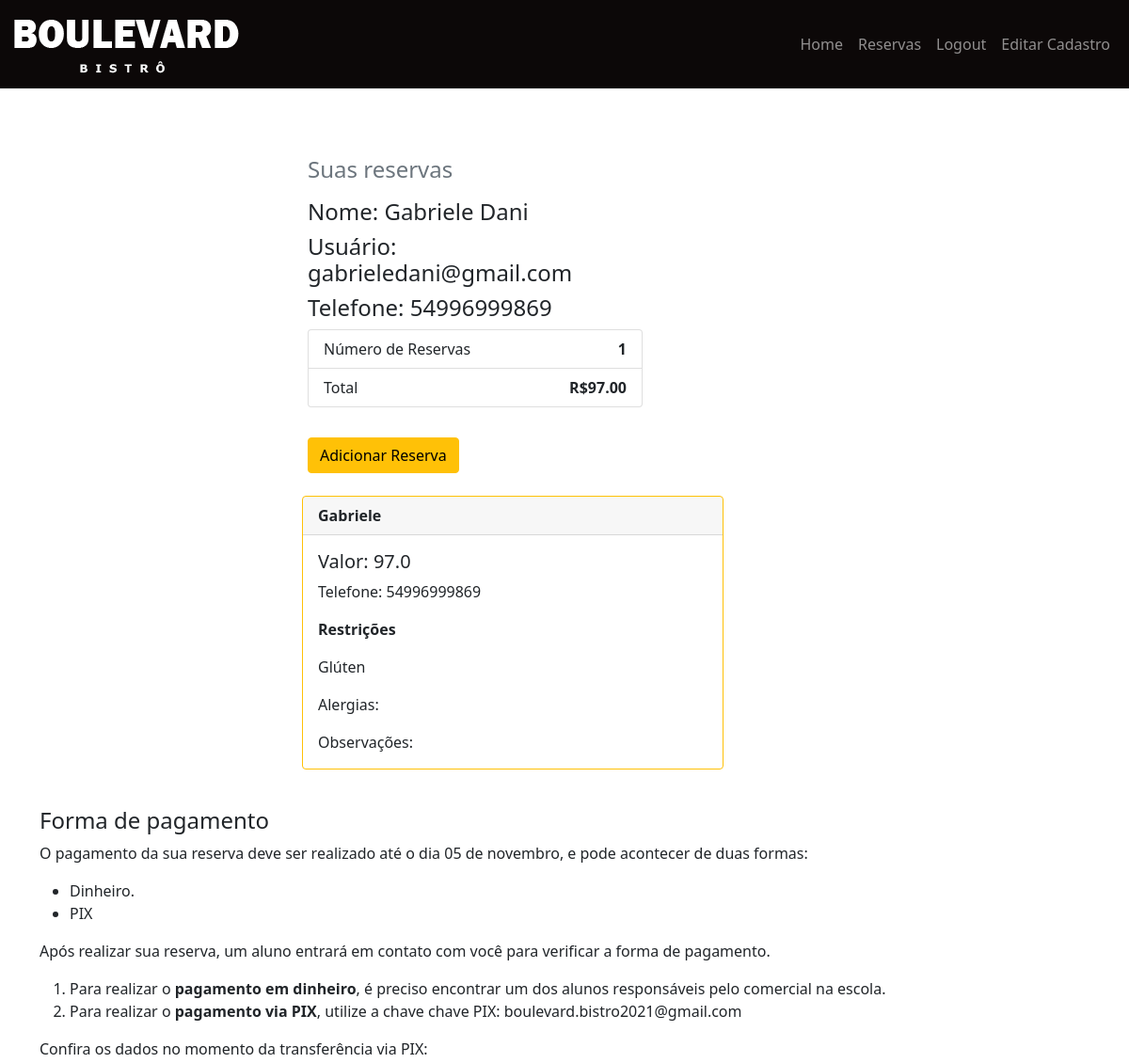
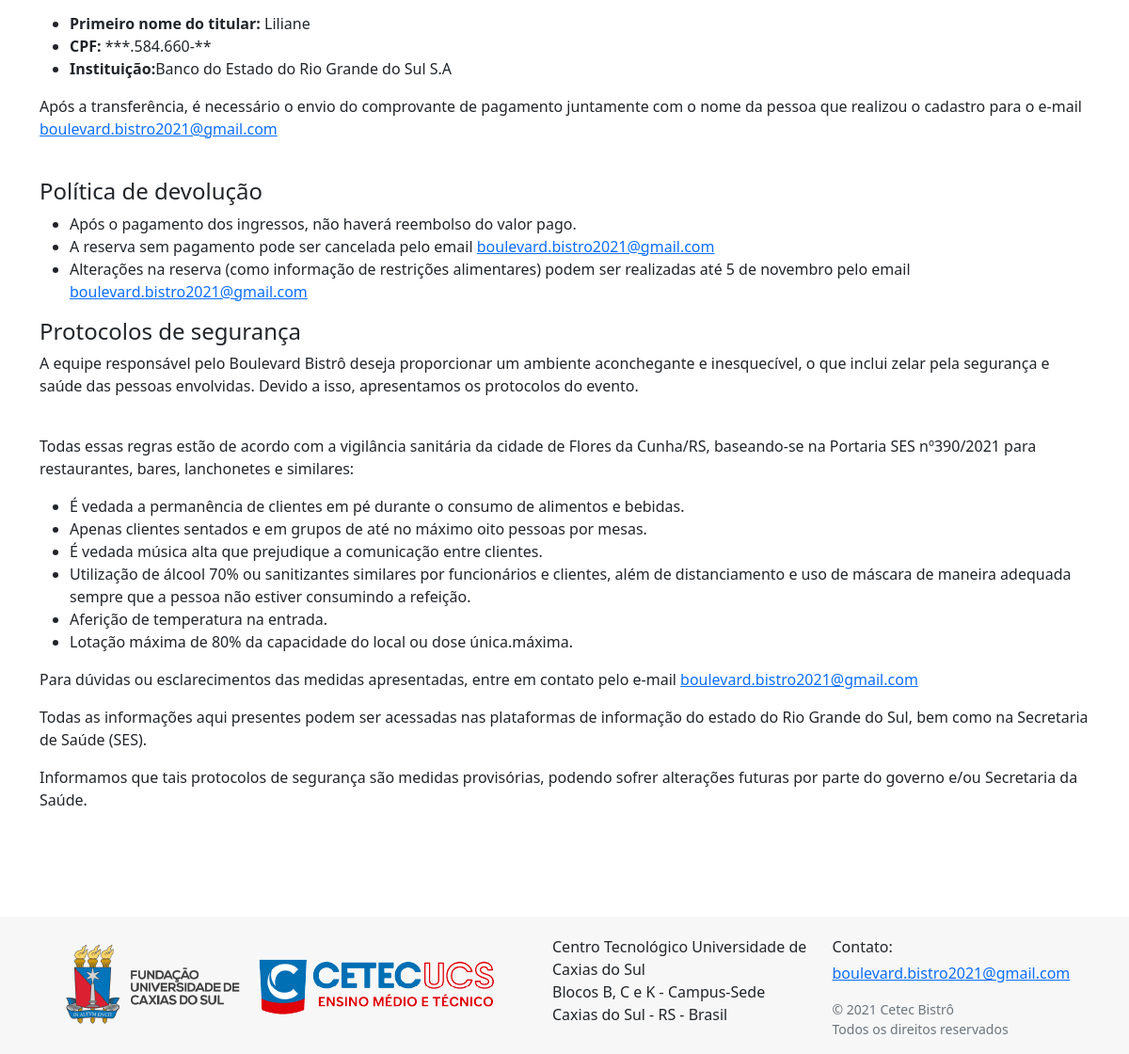
The page /home/ (signed in) on the database its author committed (2 pictures, top to bottom).
### website/models.py (models this page shows, shortened)
class UserProfile(models.Model):
    user = models.OneToOneField(User,on_delete=models.CASCADE)
    phone_number = models.CharField(max_length=30)
    link = models.IntegerField(choices=((1, "Aluno"),
    									(2, "Parente de Aluno"),
                                        (3, "Professor"),
                                        (4, "Coordenação"),
                                        (5, "Outro")),
                                default=1)
    link_school = models.TextField(default='',blank=True)
    total = models.FloatField(default=0)
    paid = models.BooleanField(default=False)
    number = models.IntegerField(default=0)
    can_change = models.BooleanField(default=True)

class Reservation(models.Model):
    user = models.ForeignKey(User,on_delete=models.CASCADE)
    name = models.CharField(max_length=100)
    phone_number = models.CharField(max_length=30,blank=True)
    alergies = models.TextField(max_length=100,default='',blank=True)
    obs = models.TextField(max_length=100,default='',blank=True)
    gluten = models.BooleanField(default=False)
    lactose = models.BooleanField(default=False)
    vegan = models.BooleanField(default=False)
    vegetarian = models.BooleanField(default=False)
    kids_menu = models.BooleanField(default=False)
    price = models.FloatField(default=0)

### website/views.py (the view)
# urls.py: path('home/',views.home,name="home"),
def home(request):
    if request.user.is_authenticated:
        reservation_list = Reservation.objects.filter(user_id = request.user)
        total =0
        number = 0
        can_change = True
        for reservation in reservation_list:
            total = total + reservation.price
            total_f = '{:.2f}'.format(total)
            number = number + 1
            if number >=8:
                can_change = False
        context = {'reservation_list': reservation_list,'total':total_f,'number':number,'can_change':can_change}
    else:
        context = {}
    return render(request, 'home.html', context)

### website/templates/home.html (shortened to what this page needs)
{% extends 'base.html' %}
{% block content %}
<br/><br/>
    {% if user.is_authenticated %}
        <div class="row">
          <div class="col-md-4 order-md-2 mb-4 offset-md-3" >
            <h4 class="d-flex justify-content-between align-items-center mb-3">
                <span class="text-muted">Suas reservas</span>
                <h4>Nome: {{ user.first_name }} {{ user.last_name }}</h4>
                <h4>Usuário: {{ user.username }}</h4>
                <h4>Telefone: {{ user.userprofile.phone_number }}</h4>
            </h4>
            <ul class="list-group mb-3">
              <li class="list-group-item d-flex justify-content-between">
                <span>Número de Reservas</span>
                <strong >{{ number }}</strong>
              </li>
              <li class="list-group-item d-flex justify-content-between">
                <span>Total</span>
                <strong >R$<strong id="preço">{{ total }}</strong></strong>
              </li>
            </ul>
            {% if can_change %}
                <button onclick="location.href='{% url 'reservation' %}'"type="button" class="btn btn-warning">Adicionar Reserva</button>
            {% else %}
                <h4>Limite de 8 reservas excedido!</h4>
            {% endif %}
          </div>
        </div>
        {% for reservation in reservation_list %}
        <div class="card border-warning mb-3 offset-md-3" style="max-width: 28rem;">
            <div class="card-header"><strong>{{ reservation.name }}</strong></div>
            <div class="card-body">
                <h5 class="card-title">Valor: {{ reservation.price}}</h5>
                <p class="card-text">Telefone: {{ reservation.phone_number }}</p>
                <p class="card-text"><strong>Restrições</strong></p>
                {% if reservation.gluten %}
                    <p class="card-text">Glúten</p>
                {% endif %}
                <p class="card-text">Alergias: {{ reservation.alergies }}</p>
                <p class="card-text">Observações: {{ reservation.obs }}</p>
            </div>
        </div>
        {% endfor %}
        <h4>Forma de pagamento</h4>
        <p>O pagamento da sua reserva deve ser realizado até o dia 05 de novembro, e pode acontecer de duas formas:</p>
        <ul>
            <li>Dinheiro.</li>
            <li>PIX</li>
        </ul>
        <p>Após realizar sua reserva, um aluno entrará em contato com você para verificar a forma de pagamento.</p>
        <ol>
            <li>Para realizar o <strong>pagamento em dinheiro</strong>, é preciso encontrar um dos alunos responsáveis pelo comercial na escola.</li>
            <li>Para realizar o <strong>pagamento via PIX</strong>, utilize a chave chave PIX: boulevard.bistro2021@gmail.com</li>
        </ol>
        <p>Confira os dados no momento da transferência via PIX:
            <ul>
                <li><strong>Primeiro nome do titular:</strong> Liliane</li>
                <li><strong>CPF:</strong> ***.584.660-**</li>
                <li><strong>Instituição:</strong>Banco do Estado do Rio Grande do Sul S.A</li>
            </ul>
        </p>
        <p>Após a transferência, é necessário o envio do comprovante de pagamento juntamente com o nome da pessoa que realizou o cadastro para o e-mail <a href="mailto:boulevard.bistro2021@gmail.com">boulevard.bistro2021@gmail.com</a>
        </p>
        <h4>Política de devolução</h4>
        <ul>
            <li>Após o pagamento dos ingressos, não haverá reembolso do valor pago.</li>
            <li>A reserva sem pagamento pode ser cancelada pelo email <a href="mailto:boulevard.bistro2021@gmail.com">boulevard.bistro2021@gmail.com</a></li>
            <li>Alterações na reserva (como informação de restrições alimentares) podem ser realizadas até 5 de novembro pelo email <a href="mailto:boulevard.bistro2021@gmail.com">boulevard.bistro2021@gmail.com</a></li>
        </ul>
        <h4>Protocolos de segurança</h4>
        <p>A equipe responsável pelo Boulevard Bistrô deseja proporcionar um ambiente aconchegante e inesquecível, o que inclui zelar pela segurança e saúde das pessoas envolvidas. Devido a isso, apresentamos os protocolos do evento. </p>
        <p>Todas essas regras estão de acordo com a vigilância sanitária da cidade de Flores da Cunha/RS, baseando-se na Portaria SES nº390/2021 para restaurantes, bares, lanchonetes e similares:</p>
        <ul>
            <li>É vedada a permanência de clientes em pé durante o consumo de alimentos e bebidas.</li>
            <li>Apenas clientes sentados e em grupos de até no máximo oito pessoas por mesas.</li>
            <li>É vedada música alta que prejudique a comunicação entre clientes.</li>
            <li>Utilização de álcool 70% ou sanitizantes similares por funcionários e clientes, além de distanciamento e uso de máscara de maneira adequada sempre que a pessoa não estiver consumindo a refeição.</li>
            <li>Aferição de temperatura na entrada.</li>
            <li>Lotação máxima de 80% da capacidade do local ou dose única.máxima.</li>
        </ul>
        <p>Para dúvidas ou esclarecimentos das medidas apresentadas, entre em contato pelo e-mail <a href="mailto:boulevard.bistro2021@gmail.com">boulevard.bistro2021@gmail.com</a></p>
        <p>Todas as informações aqui presentes podem ser acessadas nas plataformas de informação do estado do Rio Grande do Sul, bem como na Secretaria de Saúde (SES).</p>
        <p>Informamos que tais protocolos de segurança são medidas provisórias, podendo sofrer alterações futuras por parte do governo e/ou Secretaria da Saúde.</p>
    {% else %}
        <h3 class="text-center">Crie seu cadastro <a href={% url 'register' %}>AQUI</a></h3>
        <br>
        <h4 class="text-center">ou</h4>
        <br>
        <h3 class="text-center">Efetue seu Login <a href={% url 'login' %}>AQUI</a></h3>
    {% endif %}
    <br/><br/>
    <br/><br/>
{% endblock %}

### website/templates/base.html (shortened to what this page needs)
{% load static %}
<!doctype html>
<html lang="pt_BR">
  <head>
    <link href="https://cdn.jsdelivr.net/npm/bootstrap@5.1.3/dist/css/bootstrap.min.css" rel="stylesheet">
    <link rel="stylesheet" href="{% static "css/style.css" %}">
  </head>
  <body>
      <nav id="Boulevard" class="navbar navbar-expand-lg navbar-dark bg-dark">
          <div class="container-fluid">
              <a class="navbar-brand" href="{% url 'index' %}" class="d-flex align-items-center mb-2 mb-lg-0 text-white text-decoration-none">
                  <img src="{% static 'IMAGENS/TIPO.png'%}" class="img-fluid" alt="Boulevard Bistrô">
              </a>
              <div class="collapse navbar-collapse" id="navbarSupportedContent">
                  <ul class="navbar-nav ms-auto mb-2 mb-lg-0">
                      <li class="nav-item">
                          <a class="nav-link" href="{% url 'index' %}">Home</a>
                      </li>
                      {% if user.is_authenticated %}
                          <li class="nav-item">
                              <a class="nav-link" href="{% url 'home' %}">Reservas</a>
                          </li>
                          <li class="nav-item">
                              <a class="nav-link" href="{% url 'logout' %}">Logout</a>
                          </li>
                          <li class="nav-item">
                              <a class="nav-link" href="{% url 'edit_profile' %}">Editar Cadastro</a>
                          </li>
                      {% endif %}
                  </ul>
              </div>
          </div>
      </nav>
    <br/>
    <div class="container">
        {% block content %}
        {% endblock %}
    </div>
  <footer class="bg-footer">
    <div class="container">
      <div class="row">
        <div class="col">
          <img src="{% static 'IMAGENS/Logo cetec.png'%}" alt="LOGO">
        </div>
        <div class="col">
          <p class="text-small">
            Centro Tecnológico Universidade de Caxias do Sul <br> Blocos B, C e K - Campus-Sede
            <br> Caxias do Sul - RS - Brasil
          </p>
        </div>
        <div class="col">
          <ul class="list-unstyled text-small">
            <p class="mb-1">Contato:</p>
            <p class="mb-1">
              <address>
                <a href="mailto:boulevard.bistro2021@gmail.com">boulevard.bistro2021@gmail.com</a><br>
              </address>
            </p>
            <small class="d-block mb-3 text-muted">&copy 2021 Cetec Bistrô<br>Todos os direitos reservados</small>
          </ul>
        </div>
      </div>
    </div>
  </footer>
  </body>
</html>

### static/css/style.css (style rules this page uses)
.bg-dark { background-color: rgb(12, 8, 8) !important; }
.bg-footer { background: #f7f7f7; padding-top: 20px; }

### rows shown on the page
Reservation: name "Gabriele", price "97.0", phone_number "54996999869", gluten "Glúten"

### other values the page prints
{{ user.first_name }} "Gabriele"
{{ user.last_name }} "Dani"
{{ user.username }} "gabrieledani@gmail.com"
{{ user.userprofile.phone_number }} "54996999869"
{{ number }} "1"
{{ total }} "97.00"
